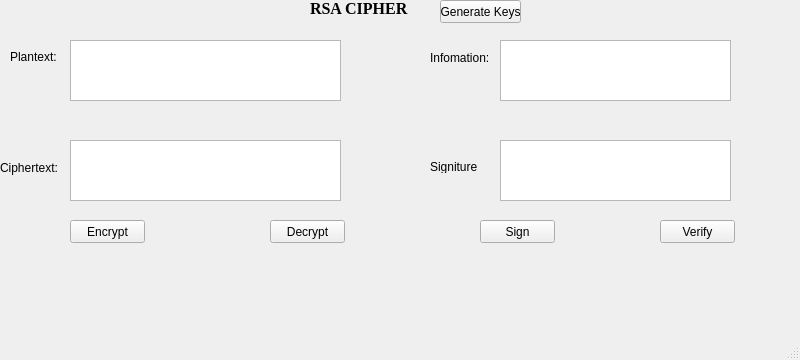
<?xml version="1.0" encoding="UTF-8"?>
<ui version="4.0">
 <class>MainWindow</class>
 <widget class="QMainWindow" name="MainWindow">
  <property name="geometry">
   <rect>
    <x>0</x>
    <y>0</y>
    <width>800</width>
    <height>360</height>
   </rect>
  </property>
  <property name="windowTitle">
   <string>MainWindow</string>
  </property>
  <widget class="QWidget" name="centralwidget">
   <widget class="QLabel" name="label">
    <property name="geometry">
     <rect>
      <x>310</x>
      <y>0</y>
      <width>101</width>
      <height>16</height>
     </rect>
    </property>
    <property name="font">
     <font>
      <family>Times New Roman</family>
      <pointsize>12</pointsize>
      <weight>75</weight>
      <bold>true</bold>
     </font>
    </property>
    <property name="text">
     <string>RSA CIPHER</string>
    </property>
   </widget>
   <widget class="QLabel" name="label_2">
    <property name="geometry">
     <rect>
      <x>10</x>
      <y>50</y>
      <width>47</width>
      <height>13</height>
     </rect>
    </property>
    <property name="text">
     <string>Plantext:</string>
    </property>
   </widget>
   <widget class="QLabel" name="label_3">
    <property name="geometry">
     <rect>
      <x>0</x>
      <y>160</y>
      <width>61</width>
      <height>16</height>
     </rect>
    </property>
    <property name="text">
     <string>Ciphertext:</string>
    </property>
   </widget>
   <widget class="QLabel" name="label_4">
    <property name="geometry">
     <rect>
      <x>430</x>
      <y>50</y>
      <width>61</width>
      <height>16</height>
     </rect>
    </property>
    <property name="text">
     <string>Infomation:</string>
    </property>
   </widget>
   <widget class="QLabel" name="label_5">
    <property name="geometry">
     <rect>
      <x>430</x>
      <y>160</y>
      <width>47</width>
      <height>13</height>
     </rect>
    </property>
    <property name="text">
     <string>Signiture:</string>
    </property>
   </widget>
   <widget class="QPushButton" name="btngenkey">
    <property name="geometry">
     <rect>
      <x>440</x>
      <y>0</y>
      <width>81</width>
      <height>23</height>
     </rect>
    </property>
    <property name="text">
     <string>Generate Keys</string>
    </property>
   </widget>
   <widget class="QPushButton" name="btnencrypt">
    <property name="geometry">
     <rect>
      <x>70</x>
      <y>220</y>
      <width>75</width>
      <height>23</height>
     </rect>
    </property>
    <property name="text">
     <string>Encrypt</string>
    </property>
   </widget>
   <widget class="QPushButton" name="btndecrypt">
    <property name="geometry">
     <rect>
      <x>270</x>
      <y>220</y>
      <width>75</width>
      <height>23</height>
     </rect>
    </property>
    <property name="text">
     <string>Decrypt</string>
    </property>
   </widget>
   <widget class="QPushButton" name="btnsign">
    <property name="geometry">
     <rect>
      <x>480</x>
      <y>220</y>
      <width>75</width>
      <height>23</height>
     </rect>
    </property>
    <property name="text">
     <string>Sign</string>
    </property>
   </widget>
   <widget class="QPushButton" name="btnverify">
    <property name="geometry">
     <rect>
      <x>660</x>
      <y>220</y>
      <width>75</width>
      <height>23</height>
     </rect>
    </property>
    <property name="text">
     <string>Verify</string>
    </property>
   </widget>
   <widget class="QPlainTextEdit" name="txtplaintext">
    <property name="geometry">
     <rect>
      <x>70</x>
      <y>40</y>
      <width>271</width>
      <height>61</height>
     </rect>
    </property>
   </widget>
   <widget class="QPlainTextEdit" name="txtciphertext">
    <property name="geometry">
     <rect>
      <x>70</x>
      <y>140</y>
      <width>271</width>
      <height>61</height>
     </rect>
    </property>
   </widget>
   <widget class="QPlainTextEdit" name="txtinfo">
    <property name="geometry">
     <rect>
      <x>500</x>
      <y>40</y>
      <width>231</width>
      <height>61</height>
     </rect>
    </property>
   </widget>
   <widget class="QPlainTextEdit" name="txtsign">
    <property name="geometry">
     <rect>
      <x>500</x>
      <y>140</y>
      <width>231</width>
      <height>61</height>
     </rect>
    </property>
   </widget>
  </widget>
  <widget class="QMenuBar" name="menubar">
   <property name="geometry">
    <rect>
     <x>0</x>
     <y>0</y>
     <width>800</width>
     <height>21</height>
    </rect>
   </property>
  </widget>
  <widget class="QStatusBar" name="statusbar"/>
 </widget>
 <resources/>
 <connections/>
</ui>
